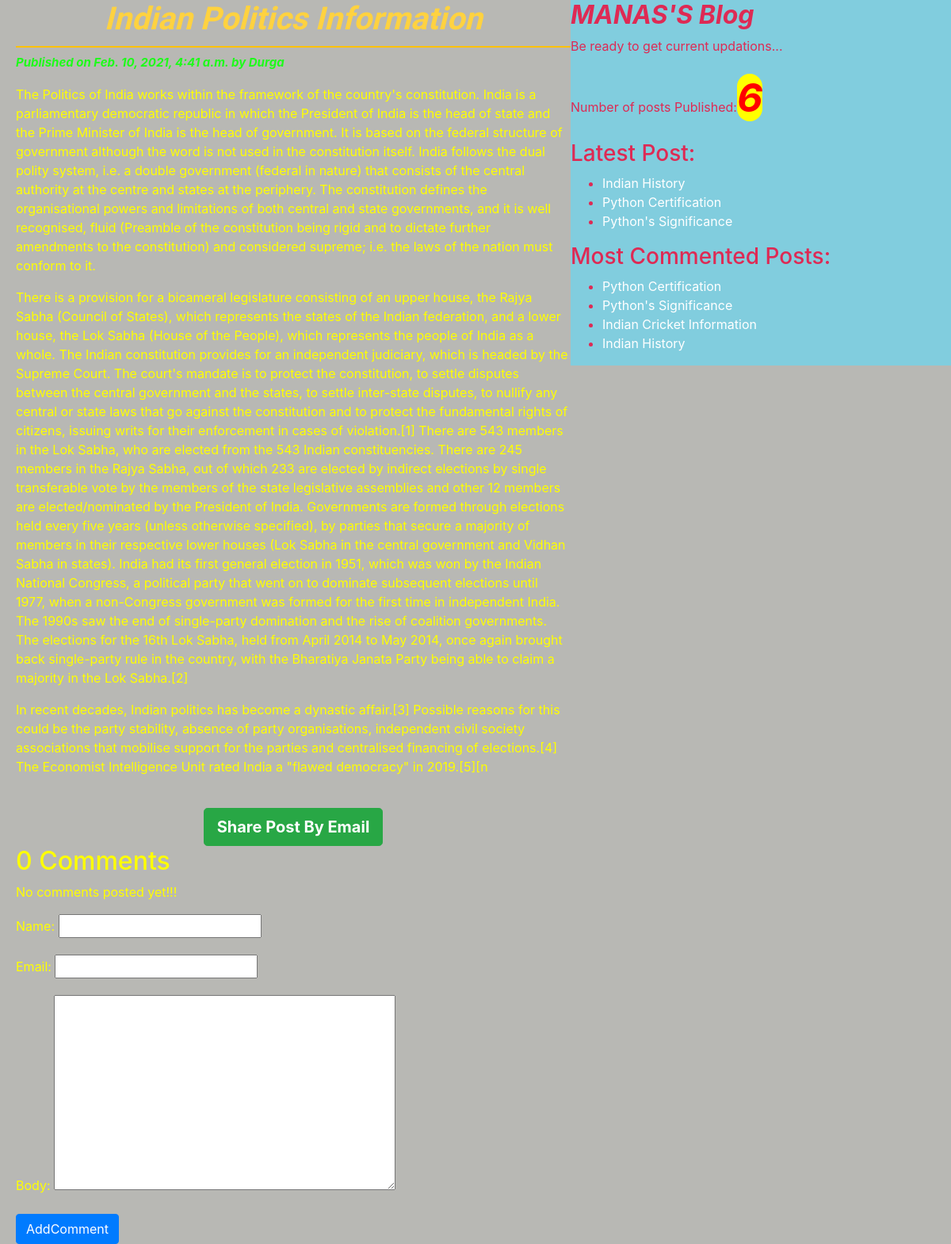
Page /2021/02/10/indian-politics-information/ on the committed database.
### blog/models.py (models this page shows, shortened)
class Post(models.Model):
    STATUS_CHOICES=(('draft','Draft'),('published','Published'))
    title=models.CharField(max_length=150)
    slug=models.SlugField(max_length=250,unique_for_date='publish')
    author=models.ForeignKey(User,on_delete=models.CASCADE,related_name='blog_posts')
    body=models.TextField()
    publish=models.DateTimeField(default=timezone.now)
    created=models.DateTimeField(auto_now_add=True)
    updated=models.DateTimeField(auto_now=True)
    status=models.CharField(max_length=10,choices=STATUS_CHOICES,default='draft')
    objects=CustomManager()
    tags=TaggableManager()
    class Meta:
        ordering=('-publish',)
    def get_absolute_url(self):
        return reverse("post_detail",args=[self.publish.year,self.publish.strftime('%m'),self.publish.strftime('%d'),self.slug])

### blog/views.py (the view)
# urls.py: path('<year>/<month>/<day>/<post>/', views.post_details_view,name="post_detail"),
def post_details_view(request,year,month,day,post):
    post=get_object_or_404(Post,slug=post,status='published',publish__year=year,publish__month=month,publish__day=day)
    comments=post.comments.filter(active=True)
    csubmit=False
    if request.method=='POST':
        form=CommentForm(request.POST)
        if form.is_valid():
            new_comment=form.save(commit=False)
            new_comment.post=post
            new_comment.save()
            csubmit=True
    else:
        form=CommentForm()
    return render(request,'blog/post_detail.html',{'post':post,'form':form,'csubmit':csubmit,'comments':comments})

### blog/forms.py
class CommentForm(forms.ModelForm):
    class Meta:
        model=Comment
        fields=('name','email','body')

### blog/models.py (called while the page is built)
    def get_queryset(self):
        return super().get_queryset().filter(status='published')

### blog/templatetags/blog_tags.py (called while the page is built)
@register.simple_tag
def total_posts():
    return Post.objects.count()

@register.inclusion_tag('blog/show_latest_posts123.html')
def show_latest_posts(count=3):
    latest_post=Post.objects.order_by('-publish')[:count]
    return {'latest_post':latest_post}

@register.simple_tag
def get_most_commented_post(count=4):
    most_commented_post=Post.objects.annotate(total_comments=Count('comments')).order_by('-total_comments')[:count]
    return most_commented_post

### templates/blog/post_detail.html (shortened to what this page needs)
<!DOCTYPE html>
{% extends 'blog/base.html'%}
{% block content_block %}
      <h1 ><strong><em>{{post.title}}</em></strong></h1>
      <p class="date">Published on {{post.publish}} by {{post.author|title}}</p>
       {{post.body|linebreaks }}<br>
      <div class="container" align='center'>
         <a style="font-weight:bold;" class="btn btn-lg btn-success" href="/{{post.id}}/share">Share Post By Email</a>
      </div>
    {% with comments.count as comments_count %}
    <h2>{{comments_count}} Comment{{comments_count|pluralize}} </h2>
    {%endwith%}
    {% if comments%}
    {% for comment in comments%}
    <p id='ch'>Comment {{forloop.counter}} by {{comment.name}} on {{comment.created}}</p>
    <div class="cb">{{comment.body|linebreaks}}  </div>
    {%endfor%}
    {%else%}
    <p>No comments posted yet!!!<p>
    {%endif%}
    {% if csubmit %}
    <h3>Comment submitted successfully!!!</h3>
    {%else%}
    <form class="" method="post">
      {{form.as_p}}
      <input type="submit" class="btn btn-primary" name="" value="AddComment">
    </form>
    {%endif%}
{%endblock%}

### templates/blog/base.html (shortened to what this page needs)
<!DOCTYPE html>
{% load blog_tags %}
{% load static %}
<html lang="en" dir="ltr">
  <head>
    <link rel="stylesheet" href="{% static "css/bootstrap.css" %}">
    <link rel="stylesheet" href="{% static "css/blog.css" %}">
  </head>
  <body>
    <div class="content">
      {% block content_block %}
      {%endblock%}
    </div>
    <div class="sidebar">
      <h2><strong><em>MANAS'S Blog</em></strong></h2>
    <p>Be ready to get current updations...</p>
    <p>Number of posts Published:<span id='publish'>{%total_posts%}</span></p>
    <h3>Latest Post:</h3>{% show_latest_posts %}
    <h3>Most Commented Posts:</h3>
    {% get_most_commented_post as most_commented_post%}
    <ul>
      {% for post in most_commented_post%}
      <li > <a style="color:white;" href="{{post.get_absolute_url}}">{{post.title}}</a></li>
      {% endfor%}
    </ul>
    </div>
  </body>
</html>

### templates/blog/show_latest_posts123.html
<ul>
  {% for post in latest_post %}
  <li > <a style="color:white;" href="{{post.get_absolute_url}}">{{post.title}}</a></li>
  {% endfor %}
</ul>

### statics/css/blog.css (style rules this page uses)
.content { width:60%; float: left; padding-left: 20px; height: 100%; }
.sidebar { float:right; background: #81cdde; width: 40%; padding-top: 0px; height: 100%; color: #de2a54; }
.date { color:#1dfc19; font-weight: bold; font-style: italic; font-size: 15px; }
body { background: #b8b8b4; color: yellow; }
h1 { text-align: center; border-bottom: 2px solid #ffc107; padding-bottom: 10px; font-family: 'Reggae One', cursive; color: #ffd240; }
a { color: #342aeb; }
#publish { font-size: 50px; font-weight: bold; color: red; font-style: italic; background: yellow; border-radius: 100px; }

### rows in the picture
Post: title "Indian Politics Information", publish "Feb. 10, 2021, 4:41 a.m.", author "Durga", body "The Politics of India works within the framework of the country's constitution. India is a parliamentary democratic republic in which the President of India is the head of state and the Prime Minister of India is the head of government. It is based on the federal structure of government although the word is not used in the constitution itself. India follows the dual polity system, i.e. a double government (federal in nature) that consists of the central authority at the centre and states at the periphery. The constitution defines the organisational powers and limitations of both central and state governments, and it is well recognised, fluid (Preamble of the constitution being rigid and to…"
Post: title "Indian History"
Post: title "Python Certification"
Post: title "Python's Significance"
Post: title "Indian Cricket Information"

### other values in the picture
{{ comments_count }} "0"
